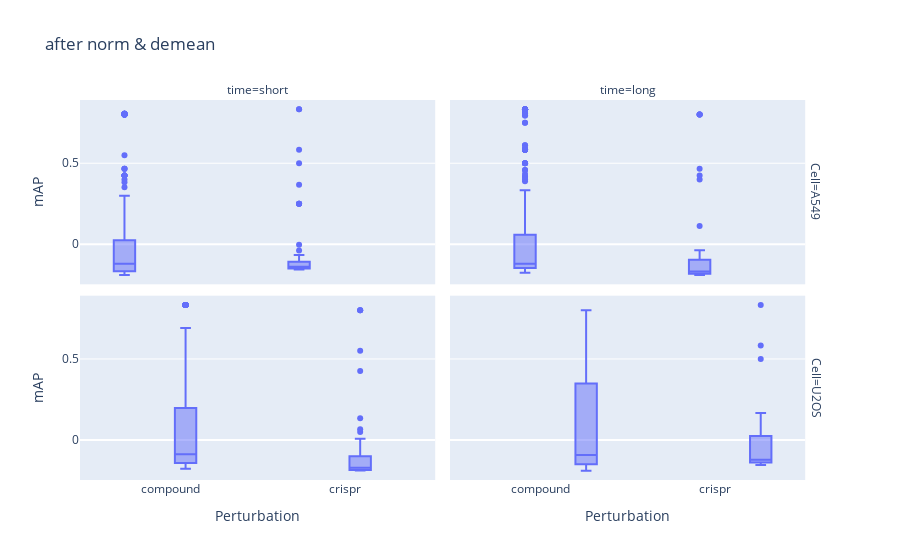

The code cell stored with this chart in its notebook:
### Code cell
fig = px.box(
    data_frame=matching_map_df,
    x="Modality",
    y="mAP",
    facet_row="Cell",
    facet_col="time",title='after norm & demean'
)
fig.update_layout(
    xaxis1=dict(title="Perturbation"),
    xaxis2=dict(title="Perturbation"),
    yaxis1=dict(title="mAP"),
    yaxis3=dict(title="mAP"),
)
#fig.show("png")
#fig.write_image(
#    f"figures/1.CellProfiler_matching_map.png", width=640, height=480, scale=2
#)

### Figure 1 — Plotly figure (JSON) as saved in the notebook; plotly's stock layout.template omitted (floating-point values rounded to 4 significant figures; data arrays with more than 128 entries replaced by an {"elided": "..."} marker saying what was removed)
{"data": [{"alignmentgroup": "True", "hovertemplate": "Cell=A549<br>time=short<br>Modality=%{x}<br>mAP=%{y}<extra></extra>", "legendgroup": "", "marker": {"color": "#636efa"}, "name": "", "notched": false, "offsetgroup": "", "orientation": "v", "showlegend": false, "type": "box", "x": {"elided": "340 str values"}, "x0": " ", "xaxis": "x3", "y": {"elided": "340 float values"}, "y0": " ", "yaxis": "y3"}, {"alignmentgroup": "True", "hovertemplate": "Cell=A549<br>time=long<br>Modality=%{x}<br>mAP=%{y}<extra></extra>", "legendgroup": "", "marker": {"color": "#636efa"}, "name": "", "notched": false, "offsetgroup": "", "orientation": "v", "showlegend": false, "type": "box", "x": {"elided": "398 str values"}, "x0": " ", "xaxis": "x4", "y": {"elided": "398 float values"}, "y0": " ", "yaxis": "y4"}, {"alignmentgroup": "True", "hovertemplate": "Cell=U2OS<br>time=short<br>Modality=%{x}<br>mAP=%{y}<extra></extra>", "legendgroup": "", "marker": {"color": "#636efa"}, "name": "", "notched": false, "offsetgroup": "", "orientation": "v", "showlegend": false, "type": "box", "x": {"elided": "422 str values"}, "x0": " ", "xaxis": "x", "y": {"elided": "422 float values"}, "y0": " ", "yaxis": "y"}, {"alignmentgroup": "True", "hovertemplate": "Cell=U2OS<br>time=long<br>Modality=%{x}<br>mAP=%{y}<extra></extra>", "legendgroup": "", "marker": {"color": "#636efa"}, "name": "", "notched": false, "offsetgroup": "", "orientation": "v", "showlegend": false, "type": "box", "x": {"elided": "374 str values"}, "x0": " ", "xaxis": "x2", "y": {"elided": "374 float values"}, "y0": " ", "yaxis": "y2"}], "layout": {"annotations": [{"font": {}, "showarrow": false, "text": "time=short", "x": 0.24, "xanchor": "center", "xref": "paper", "y": 1, "yanchor": "bottom", "yref": "paper"}, {"font": {}, "showarrow": false, "text": "time=long", "x": 0.74, "xanchor": "center", "xref": "paper", "y": 1, "yanchor": "bottom", "yref": "paper"}, {"font": {}, "showarrow": false, "text": "Cell=U2OS", "textangle": 90, "x": 0.98, "xanchor": "left", "xref": "paper", "y": 0.2425, "yanchor": "middle", "yref": "paper"}, {"font": {}, "showarrow": false, "text": "Cell=A549", "textangle": 90, "x": 0.98, "xanchor": "left", "xref": "paper", "y": 0.7575, "yanchor": "middle", "yref": "paper"}], "boxmode": "group", "legend": {"tracegroupgap": 0}, "title": {"text": "after norm & demean"}, "xaxis": {"anchor": "y", "domain": [0, 0.48], "title": {"text": "Perturbation"}}, "xaxis2": {"anchor": "y2", "domain": [0.5, 0.98], "matches": "x", "title": {"text": "Perturbation"}}, "xaxis3": {"anchor": "y3", "domain": [0, 0.48], "matches": "x", "showticklabels": false}, "xaxis4": {"anchor": "y4", "domain": [0.5, 0.98], "matches": "x", "showticklabels": false}, "yaxis": {"anchor": "x", "domain": [0, 0.485], "title": {"text": "mAP"}}, "yaxis2": {"anchor": "x2", "domain": [0, 0.485], "matches": "y", "showticklabels": false}, "yaxis3": {"anchor": "x3", "domain": [0.515, 1], "matches": "y", "title": {"text": "mAP"}}, "yaxis4": {"anchor": "x4", "domain": [0.515, 1], "matches": "y", "showticklabels": false}}}
